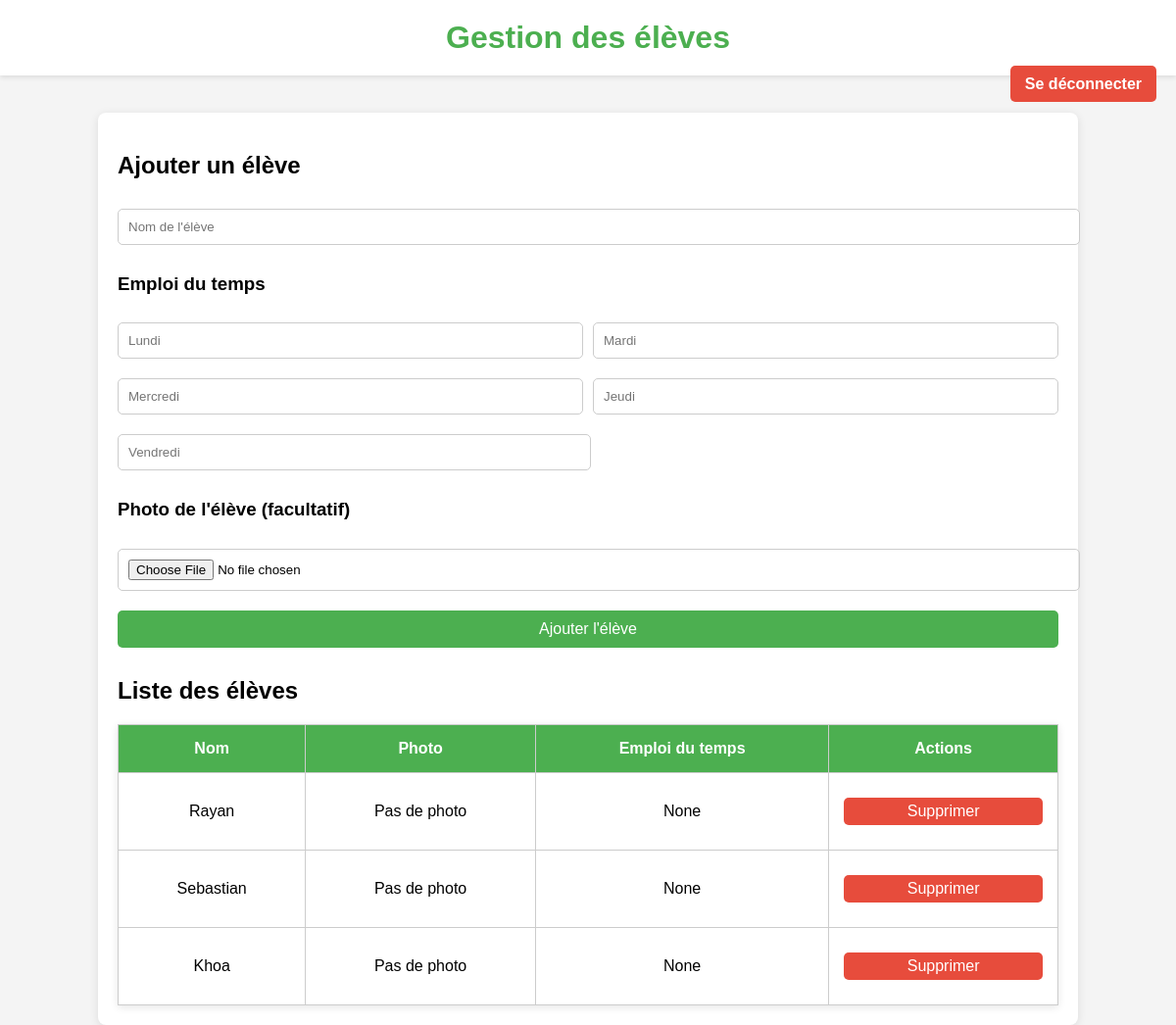
/admin (signed in), run on the app's committed database.
### tables this page shows
CREATE TABLE eleves (
            id INTEGER PRIMARY KEY AUTOINCREMENT,
            nom_eleve TEXT UNIQUE,
            autorise INTEGER DEFAULT 0
        , photo TEXT, emploi_du_temps TEXT);

### app.py (the view)
@app.route('/admin')
def admin():
    if not session.get('admin'):
        flash("Accès non autorisé. Veuillez vous connecter.", "danger")
        return redirect(url_for('login'))
    conn = sqlite3.connect(DB_FILE)
    cursor = conn.cursor()
    cursor.execute("SELECT nom_eleve, photo, emploi_du_temps FROM eleves")
    eleves = cursor.fetchall()
    conn.close()
    return render_template('admin.html', eleves=eleves)

### templates/admin.html (shortened to what this page needs)
<!DOCTYPE html>
<html lang="fr">
<head>
</head>
<body>
    <h1>Gestion des élèves</h1>
    <div class="logout-btn">
        <a href="{{ url_for('logout') }}">Se déconnecter</a>
    </div>
    <div class="container">
        <h2>Ajouter un élève</h2>
        <form action="/add_eleve" method="post" enctype="multipart/form-data">
            <input type="text" name="nom_eleve" placeholder="Nom de l'élève" required>
            <h3>Emploi du temps</h3>
            <div class="form-row">
                <input type="text" name="lundi" placeholder="Lundi" required>
                <input type="text" name="mardi" placeholder="Mardi" required>
            </div>
            <div class="form-row">
                <input type="text" name="mercredi" placeholder="Mercredi" required>
                <input type="text" name="jeudi" placeholder="Jeudi" required>
            </div>
            <div class="form-row">
                <input type="text" name="vendredi" placeholder="Vendredi" required>
            </div>
            <h3>Photo de l'élève (facultatif)</h3>
            <input type="file" name="photo" accept="image/*">
            <button type="submit">Ajouter l'élève</button>
        </form>
        <h2>Liste des élèves</h2>
        <table>
            <tr>
                <th>Nom</th>
                <th>Photo</th>
                <th>Emploi du temps</th>
                <th>Actions</th>
            </tr>
            {% for eleve in eleves %}
            <tr>
                <td>{{ eleve[0] }}</td>
                <td>
                    {% if eleve[1] %}
                    <img src="{{ eleve[1] }}" alt="Photo de {{ eleve[0] }}">
                    {% else %}
                    Pas de photo
                    {% endif %}
                </td>
                <td>{{ eleve[2] }}</td>
                <td>
                    <form action="/delete_eleve/{{ eleve[0] }}" method="post">
                        <button type="submit" class="delete-btn">Supprimer</button>
                    </form>
                </td>
            </tr>
            {% endfor %}
        </table>
    </div>
</body>
</html>

### templates/admin.html (style rules this page uses)
body { font-family: 'Arial', sans-serif; background: #f4f4f4; margin: 0; padding: 0; }
h1 { text-align: center; color: #4CAF50; padding: 20px 0; margin: 0; background-color: #ffffff; box-shadow: 0 2px 5px rgba(0, 0, 0, 0.1); }
.logout-btn { text-align: right; margin-bottom: 20px; padding-right: 20px; }
.logout-btn a { background-color: #e74c3c; color: white; padding: 10px 15px; text-decoration: none; border-radius: 5px; font-weight: bold; }
.container { width: 80%; margin: 0 auto; padding: 20px; background-color: white; box-shadow: 0 2px 10px rgba(0, 0, 0, 0.1); border-radius: 8px; }
form input, form button, form textarea { width: 100%; padding: 10px; margin: 10px 0; border: 1px solid #ccc; border-radius: 5px; }
form button { background-color: #4CAF50; color: white; font-size: 16px; cursor: pointer; border: none; transition: background-color 0.3s; }
.form-row { display: flex; justify-content: space-between; gap: 10px; }
.form-row input { width: 48%; }
table { width: 100%; border-collapse: collapse; background-color: white; box-shadow: 0 2px 8px rgba(0, 0, 0, 0.1); }
th, td { padding: 15px; text-align: center; border: 1px solid #ccc; }
th { background-color: #4CAF50; color: white; }
.delete-btn { background-color: #e74c3c; color: white; border: none; padding: 5px 10px; border-radius: 5px; cursor: pointer; }

### data on the page
eleves: nom_eleve "Rayan", eleve "None"
eleves: nom_eleve "Sebastian", eleve "None"
eleves: nom_eleve "Khoa", eleve "None"
